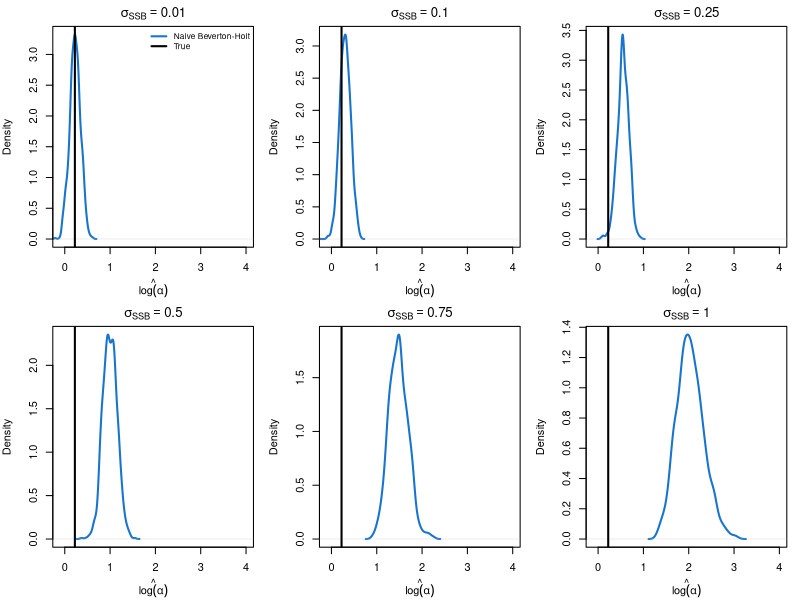

Source code (R):
set.seed(1)

# --- true model parameters ---
n <- 300
n_sim <- 1000
alpha <- 1.25
beta <- 0.05
log_alpha_true <- log(alpha)

# --- range of true SSB observation error SDs (log-scale) ---
sigma_s_vals <- c(0.01, 0.1, 0.25, 0.5, 0.75, 1.0)

# --- fixed true recruitment observation error SD (log-scale) ---
sigma_r <- 0.5

# --- plot layout ---
par(mfrow = c(2, 3), mar = c(4, 4, 2, 1))

for (sigma_s in sigma_s_vals) {
  log_alpha_nls <- numeric(n_sim)
  
  for (i in 1:n_sim) {
    # -- simulate true values --
    S_true <- runif(n, 1, 10)
    R_true <- (alpha * S_true) / (1 + beta * S_true)
    
    # -- simulate observed values with lognormal error --
    S_obs <- S_true * exp(rnorm(n, 0, sigma_s))
    R_obs <- R_true * exp(rnorm(n, 0, sigma_r))
    
    # -- fit Beverton-Holt model via nls --
    fit <- try(
      nls(R_obs ~ alpha_hat * S_obs / (1 + beta_hat * S_obs),
          start = list(alpha_hat = 1, beta_hat = 0.01),
          control = list(warnOnly = TRUE)),
      silent = TRUE
    )
    
    if (!inherits(fit, "try-error")) {
      log_alpha_hat <- log(coef(fit)["alpha_hat"])
      # apply Jensen's inequality correction
      log_alpha_nls[i] <- log_alpha_hat - (sigma_r^2) / 2
    } else {
      log_alpha_nls[i] <- NA
    }
  }
  
  # -- plot --
  dens_nls <- density(na.omit(log_alpha_nls))
  ymax <- max(dens_nls$y)
  
  plot(dens_nls,
       col = "dodgerblue3", lwd = 2,
       ylim = c(0, ymax), xlim = c(-0.1, 4),
       main = bquote(sigma[SSB] == .(sigma_s)),
       xlab = expression(hat(log(alpha))))
  abline(v = log_alpha_true, col = "black", lwd = 2)
  
  if (sigma_s == sigma_s_vals[1]) {
    legend("topright",
           legend = c("Naive Beverton-Holt", "True"), cex = 0.75,
           col = c("dodgerblue3", "black"),
           lwd = 2, bty = "n")
  }
}

